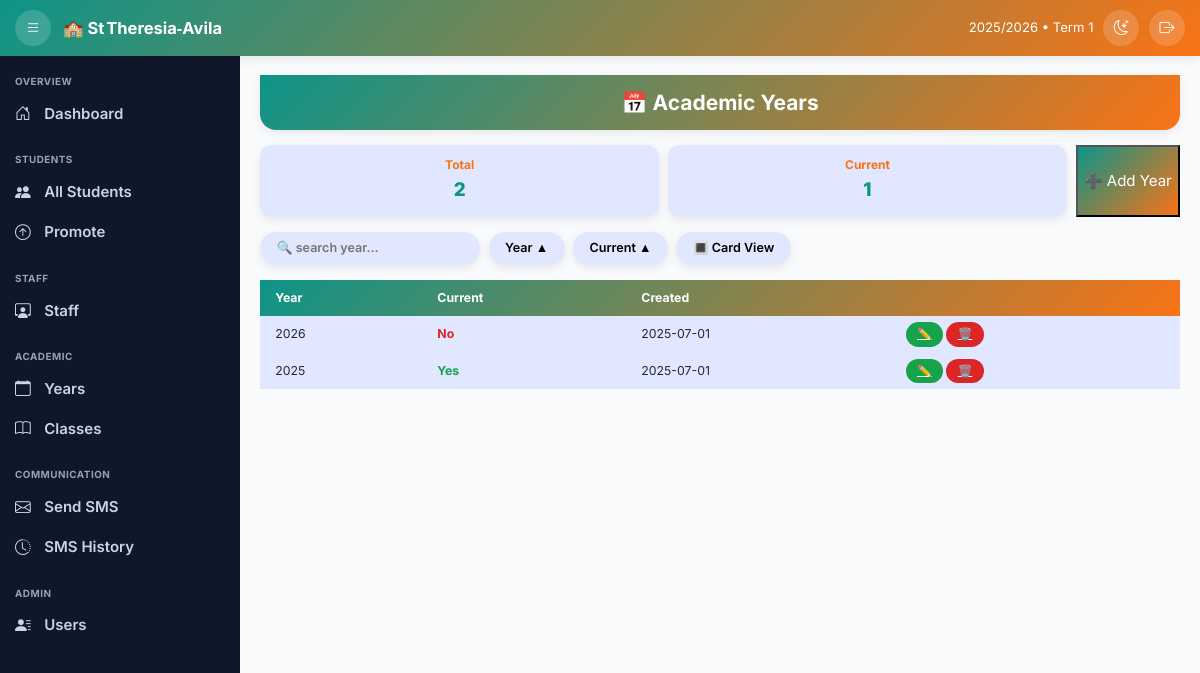
/school/academic-years/ (signed in), run on the app's committed database.
### school/models.py (models this page shows, shortened)
class AcademicYear(models.Model):
    year = models.PositiveSmallIntegerField(unique=True)
    is_current = models.BooleanField(default=False)
    created_at = models.DateTimeField(auto_now_add=True)
    class Meta:
        ordering = ["-year"]

### school/views.py (the view)
# urls.py: path('academic-years/', AcademicYearListView.as_view(), name='academicyear_list'),
class AcademicYearListView(LoginRequiredMixin, ListView):
    model = AcademicYear
    template_name = 'school/academicyear_list.html'
    context_object_name = 'academic_years'
    ordering = ['-year']
    paginate_by = 20
    def get_context_data(self, **kwargs):
        context = super().get_context_data(**kwargs)
        context['current_session'] = "2025/2026"
        context['current_term'] = "Term 1"
        context['notification_count'] = 0
        context['total_years'] = AcademicYear.objects.count()
        context['current_years'] = AcademicYear.objects.filter(is_current=True).count()
        logger.debug("Academic year list context data prepared")
        return context

### school/templates/school/academicyear_list.html (shortened to what this page needs)
{% extends "school/base.html" %}
{% load humanize %}
{% block content %}
<div class="head-strip"><h2>📅 Academic Years</h2></div>
<div class="kpi-row">
  <div class="kpi"><h4>Total</h4><span id="tot">{{ total_years }}</span></div>
  <div class="kpi"><h4>Current</h4><span id="cur">{{ current_years }}</span></div>
  <button class="btn-add" onclick="location.href='{% url 'academicyear_create' %}'">➕ Add Year</button>
</div>
<div class="controls">
  <input id="search" placeholder="🔍 search year…">
  <button id="sortYear">Year ▲</button>
  <button id="sortCurr">Current ▲</button>
  <button id="toggle">🔳 Card View</button>
</div>
<div class="table-wrap">
  <table id="tbl">
    <thead><tr><th>Year</th><th>Current</th><th>Created</th><th></th></tr></thead>
    <tbody>
    {% for y in academic_years %}
      <tr data-id="{{ y.pk }}" data-year="{{ y.year }}" data-current="{{ y.is_current }}" data-created="{{ y.created_at|date:'Y-m-d' }}">
        <td>{{ y.year }}</td>
        <td><span class="{% if y.is_current %}status-current{% else %}status-not{% endif %}">
            {{ y.is_current|yesno:"Yes,No" }}</span></td>
        <td>{{ y.created_at|date:"Y-m-d" }}</td>
        <td>
          <a class="btn-sm edit" href="{% url 'academicyear_update' y.pk %}">✏️</a>
          <a class="btn-sm del"  href="{% url 'academicyear_delete' y.pk %}">🗑️</a>
        </td>
      </tr>
    {% empty %}
      <tr><td colspan="4" class="text-center text-muted py-3">No academic years.</td></tr>
    {% endfor %}
    </tbody>
  </table>
</div>
{% endblock %}

### school/templates/school/base.html (style rules this page uses)
:root { --pri:#0d9488; --sec:#f97316; --light:#f8fafc; --dark:#0f172a; --txt:#1e293b; --txt-d:#e2e8f0; --sidebar:240px; --sidebar-sm:74px; --topbar:56px; --radius:12px; --shadow:0 4px 14px rgba(0,0,0,.12); }
* { box-sizing:border-box;scrollbar-width:thin }
html,body { margin:0;height:100%;font-family:Inter,sans-serif;font-size:15px; background:var(--light);color:var(--txt) }

### school/templates/school/academicyear_list.html (style rules this page uses)
:root { --pri:#0d9488;--sec:#f97316;--neu:#e0e7ff;--shadow:0 3px 10px rgba(0,0,0,.08) }
.head-strip { background:linear-gradient(135deg,var(--pri),var(--sec));color:#fff; text-align:center;padding:1rem;border-radius:0 0 16px 16px;box-shadow:var(--shadow) }
.head-strip h2 { margin:0;font-size:1.4rem;font-weight:700;display:flex;gap:.45rem;justify-content:center }
.kpi-row { display:flex;gap:.6rem;flex-wrap:wrap;margin:1rem 0 }
.kpi { flex:1 1 150px;background:var(--neu);border-radius:12px;padding:.9rem;text-align:center; box-shadow:var(--shadow) }
.kpi h4 { margin:0 0 .2rem;font-size:.8rem;color:var(--sec);font-weight:700 }
.kpi span { font-size:1.25rem;font-weight:800;color:var(--pri) }
.controls { display:flex;flex-wrap:wrap;gap:.55rem;margin-bottom:1rem }
.controls input,.controls button { border:none;border-radius:9999px;padding:.45rem 1.1rem;font-size:.84rem; background:var(--neu);box-shadow:var(--shadow);font-weight:600 }
.controls button { cursor:pointer }
.btn-add { background:linear-gradient(135deg,var(--pri),var(--sec));color:#fff }
.table-wrap { overflow-x:auto;margin-bottom:1.2rem }
table { width:100%;min-width:560px;border-collapse:collapse;background:var(--neu) }
thead { background:linear-gradient(135deg,var(--pri),var(--sec));color:#fff }
th,td { padding:.6rem 1rem;font-size:.82rem;white-space:nowrap }
.status-current { color:#16a34a;font-weight:700 }
.status-not { color:#dc2626;font-weight:700 }
.btn-sm { border:none;border-radius:9999px;padding:.35rem .75rem;font-size:.78rem;font-weight:600;color:#fff }
.edit { background:#16a34a }
.del { background:#dc2626 }

### data on the page
AcademicYear: year "2026", is_current "No", created_at "2025-07-01"
AcademicYear: year "2025", is_current "Yes", created_at "2025-07-01"

### other printed values
{{ current_session|default:"2025/2026" }} "2025/2026"
{{ current_term|default:"Term 1" }} "Term 1"
{{ total_years }} "2"
{{ current_years }} "1"
